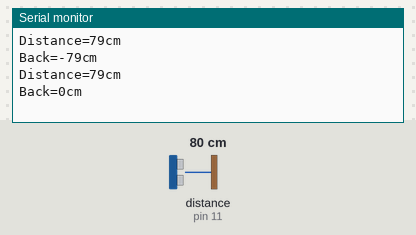
A sketch run on a simulated Arduino Uno, built with avr-gcc and run on an emulated ATmega328P. Shown: the last lines printed to the serial monitor. Wiring (inferred from the names in the program): ultrasonic range finder: trigger pin 12; echo pin 11. Inputs (shaded band) come from the test bench; at power-on: distance to the obstacle (sensor on pin 11) 80 cm. The echo pulse lasts 58.3 µs per cm.

Above: at 1.8 s.
1.9 s: distance to the obstacle (sensor on pin 11) set to 2 cm
At 2.8 s:
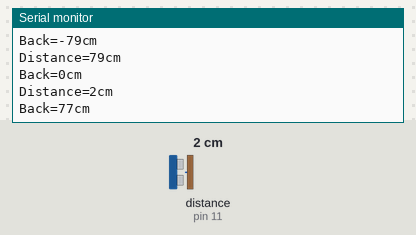
3.4 s: distance to the obstacle (sensor on pin 11) set to 4 cm
At 4.4 s:
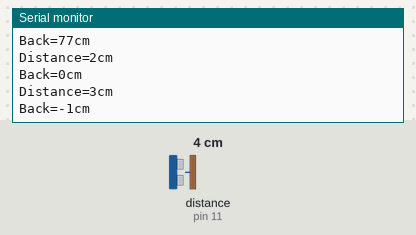
Timing chart, 0 to 6.4 s (numbered marks = the images above; inputs shaded):
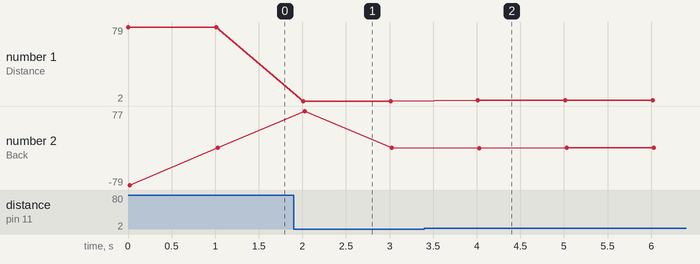

The sketch:

Ultrasonic_distance.ino
```cpp
int trigPin = 12;
int echoPin = 11;
long duration, distance, distance_prev;
void setup() {
  Serial.begin(9600);
  pinMode(trigPin, OUTPUT);
  pinMode(echoPin, INPUT);
  duration = 0;
  distance = 0;
  distance_prev= 0;
}

void loop() {

  distance_prev = distance;

  digitalWrite(trigPin, LOW);
  delayMicroseconds(2);
  digitalWrite(trigPin, HIGH);
  delayMicroseconds(10);
  digitalWrite(trigPin, LOW); //Send ultrasonic pulse

  duration = pulseIn(echoPin, HIGH);//Time for ultrasonic pulse to go and back
  distance = (duration/2) / 29.1;//Conversion to cm
  int x=distance_prev-distance;
  Serial.print("Distance=");
  Serial.print(distance);
  Serial.print("cm");
  Serial.println();
  Serial.print("Back=");
  Serial.print(x);
  Serial.print("cm");
  Serial.println();
  delay(1000);

}
```

Measured:
- after the input at 1.9 s, the serial monitor: prints a new line after 0.11 s (image 1)
- after the input at 3.4 s, the serial monitor: prints a new line after 0.61 s (image 2)
- plotted number 1: 79 → 2 after the input at 1.9 s, 2 → 3 after the input at 3.4 s
